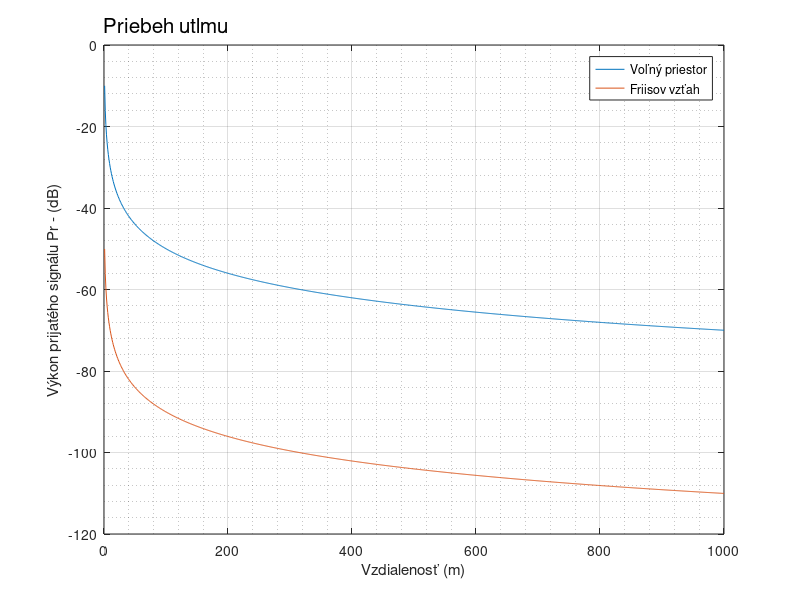

MATLAB code to generate this figure:
%%Vyhotovil: Martin Chlebovec

%%Zadanie: Vykreslite závislosť výkonu prijatého signálu od vzdialenosti mobiného terminálu od referenčnej stanice. 
%%1. Uvažujme, že referenčná stanica vysiela s výkonom 100mW. Hraničná vzdialenosť terminálu od referenčnej stanice je 1000m. 
%%2. Na výpočet použite vzťah z prednášok (pre voľný priestor). Graf vykreslite modrou farbou. 
%%3. Na výpočet použite Friisov vzťah (voľný priestor, zisk antén =1, straty L sú nulové, frekvencia 2,4GHz). Graf vykreslite červenou farbou. 
%%4. Oba priebehy vykreslite do jedného obrázku. Výkon vyneste v dB. 
%%5. Ak priebehy budú odlišné, analyzujte príčinu a vyjadrite ju stručne niekoľkými vetami v dokumente s názvom Zdôvodnenie:

%%Zdôvodnenie: Funkcia útlmu pre voľný priestor a Frissov vzťah majú takmer rovnaký priebeh signálu vo vzdialenosti 0-1000 metrov, oba majú logaritmický priebeh. 
%%Pri oboch vzťahoch sa využíva jednocestný model šírenia signálu.
%%Friisov vzťah vykazuje väčší útlm - výkon prijatého signálu je na prijímači nižší ako v prípade vzťahu pre voľný priestor.
%%Hlavnou zložkou Friisovho vzťahu je charakteristika vysielacej a prijímacej antény (apertúra, vzdialenosť antén, vlnová dĺžka - obsiahnuté pre pomer Pr/Pt), 
%%nepoužíva smerovosť vo vzťahu pre výpočet.
%%Vzťah pre voľný priestor kombinuje využitie poznatkov o rozptyle elektromagnetickej energie, ktorá závisí od vzdialenosti a činiteľa útlmu, ktorý je konštantný
%% - pre voľný priestor = 2, t.j. 20dB/dekádu, pre miesta s prekážkami 2.5 - 5.5 (šírenie v zastavanom území, lesoch). 
%%Vzťah pre voľný priestor vychádza zo zjednodušenej formuly jednocestného modelu (Gaussov šum) a je menej presný ako Friisov vzťah, ktorý využíva vlastnosti antén.

clear all;
close all;
figure %%nove okno pre zadanie
PtW = 0.1; %vykon vysielacej anteny vo Wattoch
PtdB = 10*log10(PtW); %vykon vysielacej anteny v dB
vzdialenost = [0:1:1000]; %max vzdialenost
f = 2400000000; %2.4GHz => Hz
c = 300000000; %rychlost svetla 3*10^8 m/s
lambda = c/f; %vlnova dlzka (m)
cinitel_ultmu = 2; %pre volny priestor
PrdB = PtdB-10*cinitel_ultmu*log10(vzdialenost) %%vykon prijateho signalu v dB
plot (vzdialenost, PrdB) %%vykresli graf signalu pre volny priestor
hold on
i=0 %%inkrementacna premenna cyklu - predstavuje vzdialenost
while(i<=1000)
if(i==0)
Pr2 = ((lambda/(4*pi*i))^2)*PtW %%vytvor premennu Pr4
else
Pr2 = [Pr2,((lambda/(4*pi*i))^2)*PtW] %%vytvor dynamicke pole s existujucim polom Pr2
end
i = i+1 %%inkrementuj premennu
end
Pr2dB = 10*log10(Pr2); %%prevod na dB tvar z Wattov
plot ([0:1:1000], [Pr2dB]) %%vykresli graf signalu pre Friisov vztah
text(0, 5,'Priebeh utlmu', 'Fontsize', 15);
legend('Voľný priestor','Friisov vzťah') %%legenda jednotlivych priebehov
xlabel('Vzdialenosť (m)') %%oznacenie x osi
ylabel('Výkon prijatého signálu Pr - (dB)') %%oznacenie y osi
grid on
grid minor
